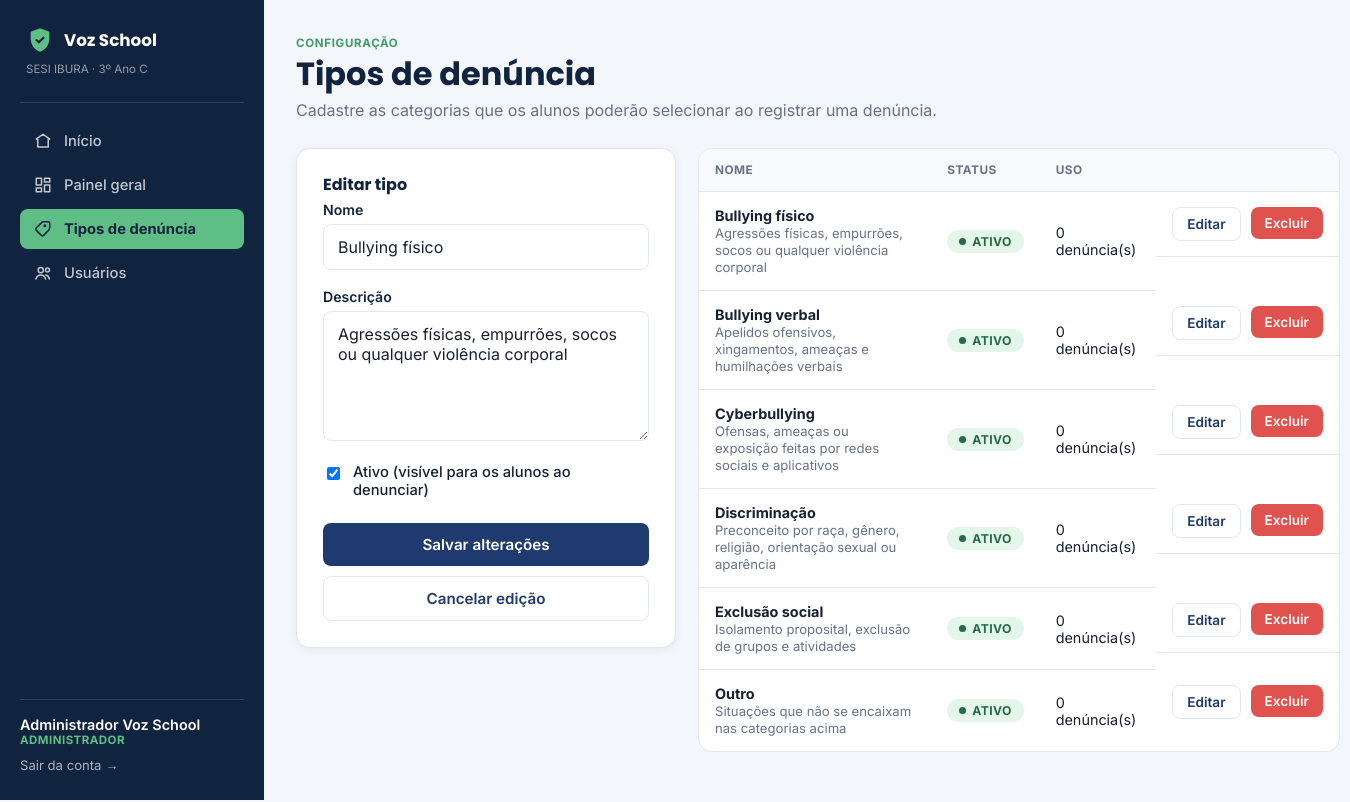
The app's page /admin_tipos_denuncia.php?editar=1 (signed in) with its own data.
### tables this page shows
CREATE TABLE tipos_denuncia (
    id INT AUTO_INCREMENT PRIMARY KEY,
    nome VARCHAR(100) NOT NULL,
    descricao VARCHAR(255) DEFAULT NULL,
    ativo TINYINT(1) NOT NULL DEFAULT 1,
    criado_em DATETIME NOT NULL DEFAULT CURRENT_TIMESTAMP
);

### admin_tipos_denuncia.php (the view, shortened to what this page needs)
<?php
require_once __DIR__ . '/includes/header.php';
$pdo = getConexao();
$editar = null;
if (isset($_GET['editar'])) {
    $stmt = $pdo->prepare('SELECT * FROM tipos_denuncia WHERE id = ?');
    $stmt->execute([(int) $_GET['editar']]);
    $editar = $stmt->fetch();
}
$tipos = $pdo->query('SELECT t.*, (SELECT COUNT(*) FROM denuncias d WHERE d.tipo_denuncia_id = t.id) AS total_uso
                       FROM tipos_denuncia t ORDER BY t.nome')->fetchAll();
?>
<div class="page-head">
  <div>
    <span class="eyebrow">Configuração</span>
    <h1>Tipos de denúncia</h1>
    <p class="mb-0">Cadastre as categorias que os alunos poderão selecionar ao registrar uma denúncia.</p>
  </div>
</div>
<div class="detail-grid" style="grid-template-columns: 380px 1fr;">
  <div class="card">
    <h2 style="font-size:1rem;"><?= $editar ? 'Editar tipo' : 'Novo tipo de denúncia' ?></h2>
    <form method="POST" action="process_tipo_denuncia.php">
      <div class="field">
        <label for="nome">Nome</label>
        <input type="text" id="nome" name="nome" required value="<?= htmlspecialchars($editar['nome'] ?? '') ?>" placeholder="Ex: Cyberbullying">
      </div>
      <div class="field">
        <label for="descricao">Descrição</label>
        <textarea id="descricao" name="descricao" placeholder="Explique brevemente o que se enquadra nesse tipo"><?= htmlspecialchars($editar['descricao'] ?? '') ?></textarea>
      </div>
      <div class="field">
        <div class="checkbox-row">
          <input type="checkbox" id="ativo" name="ativo" value="1" <?= (!$editar || $editar['ativo']) ? 'checked' : '' ?>>
          <label for="ativo">Ativo (visível para os alunos ao denunciar)</label>
        </div>
      </div>
      <button type="submit" class="btn btn-primary btn-block"><?= $editar ? 'Salvar alterações' : 'Cadastrar tipo' ?></button>
      <?php if ($editar): ?>
        <a href="admin_tipos_denuncia.php" class="btn btn-outline btn-block" style="margin-top:10px;">Cancelar edição</a>
      <?php endif; ?>
    </form>
  </div>
  <div>
    <div class="table-wrap">
      <table>
        <thead><tr><th>Nome</th><th>Status</th><th>Uso</th><th></th></tr></thead>
        <tbody>
        <?php foreach ($tipos as $t): ?>
          <tr>
            <td>
              <strong><?= htmlspecialchars($t['nome']) ?></strong>
              <?php if ($t['descricao']): ?><br><span class="small text-muted"><?= htmlspecialchars($t['descricao']) ?></span><?php endif; ?>
            </td>
            <td><span class="pill <?= $t['ativo'] ? 'pill-resolvida' : 'pill-arquivada' ?>"><?= $t['ativo'] ? 'Ativo' : 'Inativo' ?></span></td>
            <td><?= (int) $t['total_uso'] ?> denúncia(s)</td>
            <td class="flex gap-10">
              <a class="btn btn-sm btn-outline" href="admin_tipos_denuncia.php?editar=<?= $t['id'] ?>">Editar</a>
              <form method="POST" action="process_tipo_denuncia.php" onsubmit="return confirm('Remover este tipo de denúncia?');">
                <button type="submit" class="btn btn-sm btn-danger" <?= $t['total_uso'] > 0 ? 'disabled title="Não é possível excluir: já usado em denúncias"' : '' ?>>Excluir</button>
              </form>
            </td>
          </tr>
        <?php endforeach; ?>
        </tbody>
      </table>
    </div>
  </div>
</div>
<?php require_once __DIR__ . '/includes/footer.php'; ?>

### css/style.css (style rules this page uses)
:root { --color-primary: #1E3A6E; --color-primary-dark: #10233F; --color-primary-light: #2C4E8F; --color-accent: #5FBE85; --color-accent-dark: #3F9C68; --color-accent-soft: #E4F6EA; --bg: #F3F6FB; --surface: #FFFFFF; --text: #172033; --text-muted: #67728A; --border: #E2E7F0; --danger: #E0524D; --danger-soft: #FBE7E6; --warning: #E3A63E; --warning-soft: #FBF1DD; --info: #3B82C4; --info-soft: #E4F0FA; --success: #3FA66B; --success-soft: var(--color-accent-soft); --radius-sm: 8px; --radius-md: 14px; --radius-lg: 22px; --shadow-sm: 0 2px 8px rgba(16, 35, 63, 0.06); --shadow-md: 0 10px 30px rgba(16, 35, 63, 0.10); --font-display: 'Poppins', sans-serif; --font-body: 'Inter', sans-serif; --sidebar-w: 264px; }
* { box-sizing: border-box; }
html, body { margin: 0; padding: 0; background: var(--bg); color: var(--text); font-family: var(--font-body); -webkit-font-smoothing: antialiased; }
h1, h2, h3, h4 { font-family: var(--font-display); color: var(--color-primary-dark); margin: 0 0 6px; line-height: 1.25; }
p { margin: 0 0 12px; color: var(--text-muted); }
a { color: var(--color-primary); text-decoration: none; }
button, input, select, textarea { font-family: inherit; font-size: 1rem; }
.btn { display: inline-flex; align-items: center; justify-content: center; gap: 8px; padding: 12px 20px; border-radius: var(--radius-sm); border: none; font-weight: 600; font-size: 0.95rem; cursor: pointer; transition: transform .12s ease, box-shadow .12s ease, background .12s ease; text-decoration: none; }
.btn-primary { background: var(--color-primary); color: #fff; }
.btn-outline { background: transparent; color: var(--color-primary); border: 1.5px solid var(--border); }
.btn-danger { background: var(--danger); color: #fff; }
.btn-sm { padding: 8px 14px; font-size: 0.85rem; }
.btn-block { width: 100%; }
.field { margin-bottom: 18px; }
.field label { display: block; font-weight: 600; font-size: 0.88rem; color: var(--color-primary-dark); margin-bottom: 6px; }
.field input[type="text"], .field input[type="email"], .field input[type="password"], .field input[type="date"], .field select, .field textarea { width: 100%; padding: 12px 14px; border: 1.5px solid var(--border); border-radius: var(--radius-sm); background: var(--surface); color: var(--text); transition: border-color .12s ease, box-shadow .12s ease; }
.field textarea { min-height: 130px; resize: vertical; }
.checkbox-row { display: flex; align-items: flex-start; gap: 10px; }
.checkbox-row input { margin-top: 4px; }
.checkbox-row label { font-weight: 500; color: var(--text); font-size: 0.92rem; }
.pill { display: inline-flex; align-items: center; gap: 6px; padding: 4px 12px; border-radius: 999px; font-size: 0.76rem; font-weight: 700; text-transform: uppercase; letter-spacing: .03em; }
.pill::before { content: ''; width: 7px; height: 7px; border-radius: 50%; background: currentColor; }
.pill-resolvida { background: var(--success-soft); color: #256B45; }
.page-head { display: flex; align-items: flex-end; justify-content: space-between; flex-wrap: wrap; gap: 14px; margin-bottom: 28px; }
.page-head .eyebrow { text-transform: uppercase; letter-spacing: .06em; font-size: 0.72rem; font-weight: 700; color: var(--color-accent-dark); margin-bottom: 4px; display: block; }
.card { background: var(--surface); border-radius: var(--radius-md); border: 1px solid var(--border); box-shadow: var(--shadow-sm); padding: 26px; }
.table-wrap { overflow-x: auto; border-radius: var(--radius-md); border: 1px solid var(--border); background: var(--surface); }
table { width: 100%; border-collapse: collapse; min-width: 640px; }
thead th { text-align: left; font-size: 0.74rem; text-transform: uppercase; letter-spacing: .04em; color: var(--text-muted); background: #F8FAFD; padding: 14px 16px; border-bottom: 1px solid var(--border); }
tbody td { padding: 15px 16px; border-bottom: 1px solid var(--border); font-size: 0.9rem; vertical-align: middle; }
tbody tr:last-child td { border-bottom: none; }
.detail-grid { display: grid; grid-template-columns: 2fr 1fr; gap: 22px; align-items: start; }
.mb-0 { margin-bottom: 0 !important; }
.flex { display: flex; }
.gap-10 { gap: 10px; }
.text-muted { color: var(--text-muted); }
.small { font-size: 0.82rem; }

### records on screen
tipos_denuncia: nome "Bullying físico", descricao "Agressões físicas, empurrões, socos ou qualquer violência corporal", ativo "☑", shows "ATIVO", total_uso "0"
tipos_denuncia: nome "Bullying verbal", descricao "Apelidos ofensivos, xingamentos, ameaças e humilhações verbais", ativo "ATIVO", total_uso "0"
tipos_denuncia: nome "Cyberbullying", descricao "Ofensas, ameaças ou exposição feitas por redes sociais e aplicativos", ativo "ATIVO", total_uso "0"
tipos_denuncia: nome "Discriminação", descricao "Preconceito por raça, gênero, religião, orientação sexual ou aparência", ativo "ATIVO", total_uso "0"
tipos_denuncia: nome "Exclusão social", descricao "Isolamento proposital, exclusão de grupos e atividades", ativo "ATIVO", total_uso "0"
tipos_denuncia: nome "Outro", descricao "Situações que não se encaixam nas categorias acima", ativo "ATIVO", total_uso "0"

### other values on screen
$usuario['nome'] "Administrador Voz School"
nomeTipoUsuario($usuario['tipo']) "ADMINISTRADOR"
